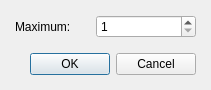
<?xml version="1.0" encoding="UTF-8"?>
<ui version="4.0">
 <class>DialogSetMaximum</class>
 <widget class="QDialog" name="DialogSetMaximum">
  <property name="geometry">
   <rect>
    <x>0</x>
    <y>0</y>
    <width>211</width>
    <height>90</height>
   </rect>
  </property>
  <property name="windowTitle">
   <string>Set maximum...</string>
  </property>
  <layout class="QGridLayout" name="gridLayout">
   <property name="leftMargin">
    <number>15</number>
   </property>
   <property name="topMargin">
    <number>10</number>
   </property>
   <property name="rightMargin">
    <number>15</number>
   </property>
   <property name="bottomMargin">
    <number>10</number>
   </property>
   <item row="0" column="0">
    <layout class="QVBoxLayout" name="verticalLayout">
     <property name="spacing">
      <number>15</number>
     </property>
     <item>
      <layout class="QHBoxLayout" name="horizontalLayout">
       <item>
        <widget class="QLabel" name="label">
         <property name="text">
          <string>Maximum:</string>
         </property>
        </widget>
       </item>
       <item>
        <widget class="QSpinBox" name="spinBoxMaximum">
         <property name="minimumSize">
          <size>
           <width>100</width>
           <height>0</height>
          </size>
         </property>
         <property name="maximumSize">
          <size>
           <width>100</width>
           <height>16777215</height>
          </size>
         </property>
         <property name="minimum">
          <number>1</number>
         </property>
         <property name="maximum">
          <number>9999</number>
         </property>
        </widget>
       </item>
      </layout>
     </item>
     <item>
      <widget class="QDialogButtonBox" name="buttonBox">
       <property name="orientation">
        <enum>Qt::Horizontal</enum>
       </property>
       <property name="standardButtons">
        <set>QDialogButtonBox::Cancel|QDialogButtonBox::Ok</set>
       </property>
      </widget>
     </item>
    </layout>
   </item>
  </layout>
 </widget>
 <resources/>
 <connections>
  <connection>
   <sender>buttonBox</sender>
   <signal>rejected()</signal>
   <receiver>DialogSetMaximum</receiver>
   <slot>reject()</slot>
   <hints>
    <hint type="sourcelabel">
     <x>194</x>
     <y>74</y>
    </hint>
    <hint type="destinationlabel">
     <x>210</x>
     <y>89</y>
    </hint>
   </hints>
  </connection>
  <connection>
   <sender>buttonBox</sender>
   <signal>accepted()</signal>
   <receiver>DialogSetMaximum</receiver>
   <slot>accept()</slot>
   <hints>
    <hint type="sourcelabel">
     <x>194</x>
     <y>68</y>
    </hint>
    <hint type="destinationlabel">
     <x>157</x>
     <y>89</y>
    </hint>
   </hints>
  </connection>
 </connections>
</ui>
